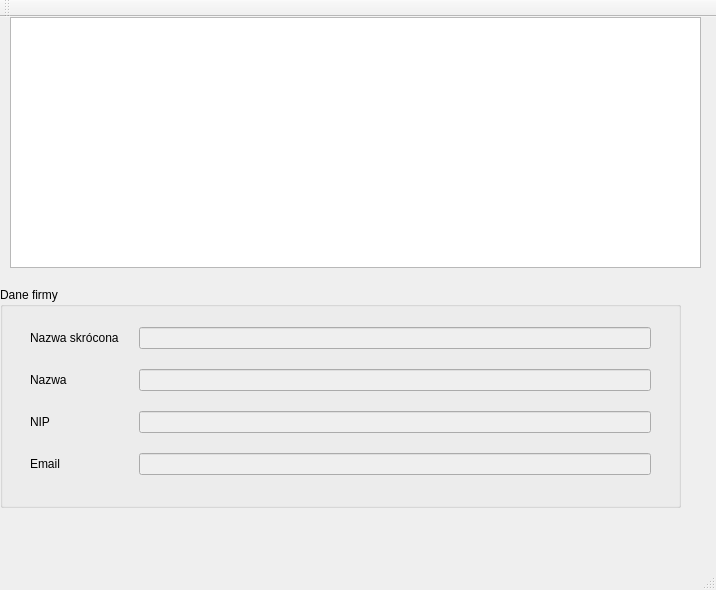
<?xml version="1.0" encoding="UTF-8"?>
<ui version="4.0">
 <class>MainWindow</class>
 <widget class="QMainWindow" name="MainWindow">
  <property name="geometry">
   <rect>
    <x>0</x>
    <y>0</y>
    <width>716</width>
    <height>590</height>
   </rect>
  </property>
  <property name="windowTitle">
   <string>MainWindow</string>
  </property>
  <widget class="QWidget" name="centralWidget">
   <widget class="QTableView" name="companiesTableView">
    <property name="geometry">
     <rect>
      <x>10</x>
      <y>0</y>
      <width>691</width>
      <height>251</height>
     </rect>
    </property>
   </widget>
   <widget class="QGroupBox" name="groupBox">
    <property name="geometry">
     <rect>
      <x>0</x>
      <y>270</y>
      <width>681</width>
      <height>221</height>
     </rect>
    </property>
    <property name="title">
     <string>Dane firmy</string>
    </property>
    <widget class="QWidget" name="formLayoutWidget">
     <property name="geometry">
      <rect>
       <x>10</x>
       <y>20</y>
       <width>661</width>
       <height>181</height>
      </rect>
     </property>
     <layout class="QFormLayout" name="formLayout">
      <property name="sizeConstraint">
       <enum>QLayout::SetMinimumSize</enum>
      </property>
      <property name="horizontalSpacing">
       <number>20</number>
      </property>
      <property name="verticalSpacing">
       <number>20</number>
      </property>
      <property name="leftMargin">
       <number>20</number>
      </property>
      <property name="topMargin">
       <number>20</number>
      </property>
      <property name="rightMargin">
       <number>20</number>
      </property>
      <property name="bottomMargin">
       <number>20</number>
      </property>
      <item row="0" column="0">
       <widget class="QLabel" name="label">
        <property name="text">
         <string>Nazwa skrócona</string>
        </property>
       </widget>
      </item>
      <item row="1" column="0">
       <widget class="QLabel" name="label_2">
        <property name="text">
         <string>Nazwa</string>
        </property>
       </widget>
      </item>
      <item row="2" column="0">
       <widget class="QLabel" name="label_3">
        <property name="text">
         <string>NIP</string>
        </property>
       </widget>
      </item>
      <item row="3" column="0">
       <widget class="QLabel" name="label_4">
        <property name="text">
         <string>Email</string>
        </property>
       </widget>
      </item>
      <item row="0" column="1">
       <widget class="QLineEdit" name="shortNameLineEdit">
        <property name="enabled">
         <bool>false</bool>
        </property>
        <property name="readOnly">
         <bool>true</bool>
        </property>
       </widget>
      </item>
      <item row="1" column="1">
       <widget class="QLineEdit" name="nameLineEdit">
        <property name="enabled">
         <bool>false</bool>
        </property>
        <property name="readOnly">
         <bool>true</bool>
        </property>
       </widget>
      </item>
      <item row="2" column="1">
       <widget class="QLineEdit" name="nipLineEdit">
        <property name="enabled">
         <bool>false</bool>
        </property>
        <property name="readOnly">
         <bool>true</bool>
        </property>
       </widget>
      </item>
      <item row="3" column="1">
       <widget class="QLineEdit" name="emailLineEdit">
        <property name="enabled">
         <bool>false</bool>
        </property>
        <property name="readOnly">
         <bool>true</bool>
        </property>
       </widget>
      </item>
     </layout>
    </widget>
   </widget>
  </widget>
  <widget class="QMenuBar" name="menuBar">
   <property name="geometry">
    <rect>
     <x>0</x>
     <y>0</y>
     <width>716</width>
     <height>21</height>
    </rect>
   </property>
  </widget>
  <widget class="QToolBar" name="mainToolBar">
   <attribute name="toolBarArea">
    <enum>TopToolBarArea</enum>
   </attribute>
   <attribute name="toolBarBreak">
    <bool>false</bool>
   </attribute>
  </widget>
  <widget class="QStatusBar" name="statusBar"/>
 </widget>
 <layoutdefault spacing="6" margin="11"/>
 <resources/>
 <connections/>
</ui>
